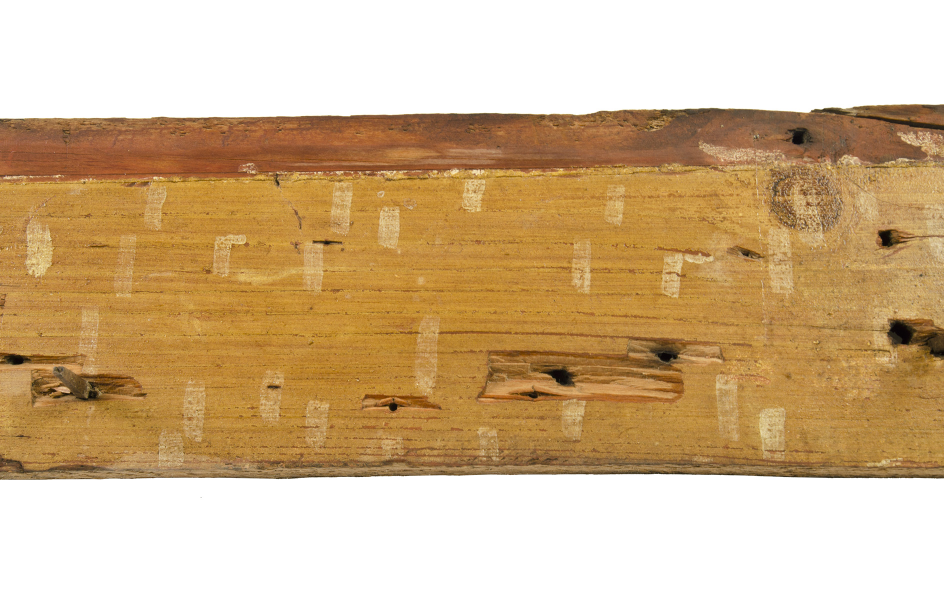
#> input picture assets/images/gallery/2012wjg0125_0101.jpg, 1887 x 1201 px (shown at 1/2 size); its folder holds 4 pictures in this run
$ python gallery-image-metadata-scrape.py
#> lines starting #> are read from the running program, lines starting #| are printed output that depends on the picture
import glob
from PIL import Image, IptcImagePlugin

dataFile = open("../../_data/gallery-metadata.tsv", "w")

dataFile.write("path\ttpath\ttwidth\ttheight\ttitle\tlocation\theadline\tdescription\tcreator\tcity\tstate\tcountry\tcopyright\tcategories\n")

images = glob.glob("../images/gallery/*")
for image in images:
    img = Image.open(image)
#> img is the input picture: PIL image 1887x1201 RGB; mean R, G, B 208.1, 179.5, 140.9
    iptc = IptcImagePlugin.getiptcinfo(img)
#> iptc = 19 items

    empty = "".encode()

    # [4 lines of commented-out code are left out]

    path=image.replace("..", "assets")
    title=iptc.get((2, 5), empty).decode().replace('"', "")
#> title = 'Grain-painted woodwork fragment, 1719'
    location=iptc.get((2, 92), empty).decode()
#> location = 'Ocean Hall'
    if location == "Wye Greenhouse":
        continue
    headline=iptc.get((2, 105), empty).decode()
    description=iptc.get((2, 120), empty).decode().replace("\r\r", " ").replace('<"\\r">', "").replace('"', "")#.replace("f'", "'").replace("\r\n", " ").replace("\n", " ")
    if "Henry Lafayette Warren" in description:
        headline = headline[:-1]
    creator=iptc.get((2, 122), empty).decode()
#> creator = ''
    city=iptc.get((2, 90), empty).decode()
#> city = "St. Mary's Co."
    state=iptc.get((2, 95), empty).decode()
#> state = 'MD'
    country=iptc.get((2, 101), empty).decode()
#> country = 'USA'
    copyright=iptc.get((2, 116), empty).decode()
#> copyright = 'Willie Graham 2011'
    encoded_categories=iptc.get((2, 25), empty)
#> encoded_categories = 7 items
    categories = []
    for cat in encoded_categories:
        if type(cat) != int:
            categories.append(cat.decode().lower())
        else:
            categories.append(str(cat))
#> this loop made 7 passes
#> after the loop, categories = ['paint', 'grain', 'graining', 'faux grain', 'faux paint', 'oak', 'oak grain']

    img.thumbnail((300,img.size[1]*(300/img.size[0])))
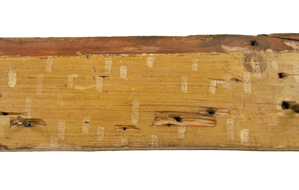
#> img: PIL image 299x190 RGB; mean R, G, B 208, 179.4, 140.8
    thumbnail_width = str(img.size[0])
#> thumbnail_width = '299'
    thumbnail_height = str(img.size[1])
#> thumbnail_height = '190'
    thumbnail_path = path.replace("gallery", "thumbnails")
    img.save(thumbnail_path.replace("assets", ".."))

    # [14 lines of commented-out code are left out]
    dataFile.write("\t".join([path,thumbnail_path,thumbnail_width,thumbnail_height,title,location,headline,description,creator,city,state,country,copyright,",".join(categories)]) + "\n")
#> pass 2 of the loop `for image in images:`:
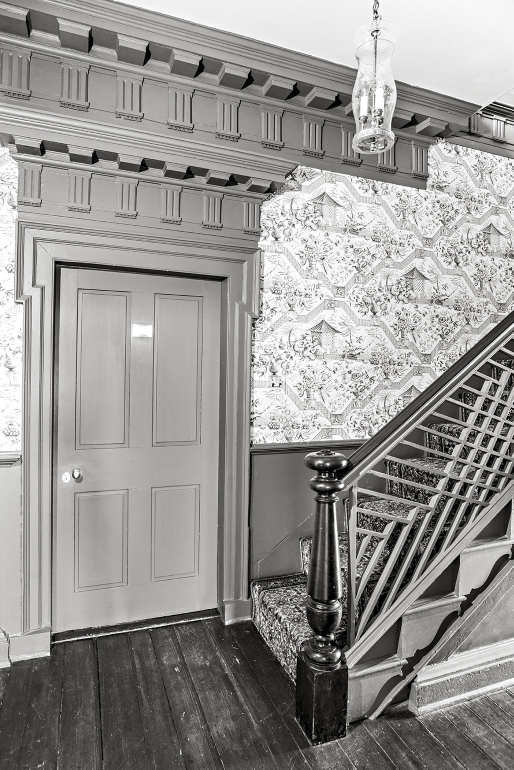
#> input picture assets/images/gallery/2015wjg0112_0039.jpg, 1027 x 1539 px (shown at 1/2 size)
#> img is the input picture: PIL image 1027x1539 RGB; mean R, G, B 150.5, 149.7, 147.8
#> iptc = 20 items
#> title = 'Stair in domestic wing, CA.760'
#> location = 'Lower Brandon'
#> creator = 'Willie Graham'
#> city = 'Prince George County'
#> state = 'Virginia'
#> copyright = '© Willie Graham 2015'
#> encoded_categories = 31 items
#> the loop `for cat in encoded_categories:` made 31 passes
#> after the loop `for cat in encoded_categories:`: categories = 31 items, first 6: 'brandon', 'lower brandon', 'brandon plantation', 'lower brandon plantation', 'palladian', 'brick'
#> `img.thumbnail((300,img.size[1]*(300/img.size[0])))`:
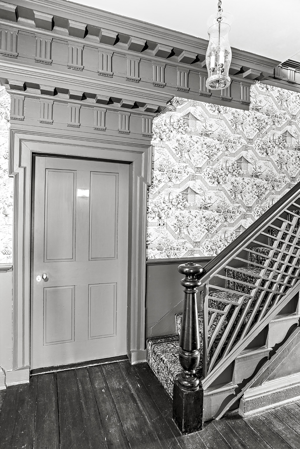
#> img: PIL image 300x449 RGB; mean R, G, B 150.5, 149.7, 147.8

dataFile.close()
